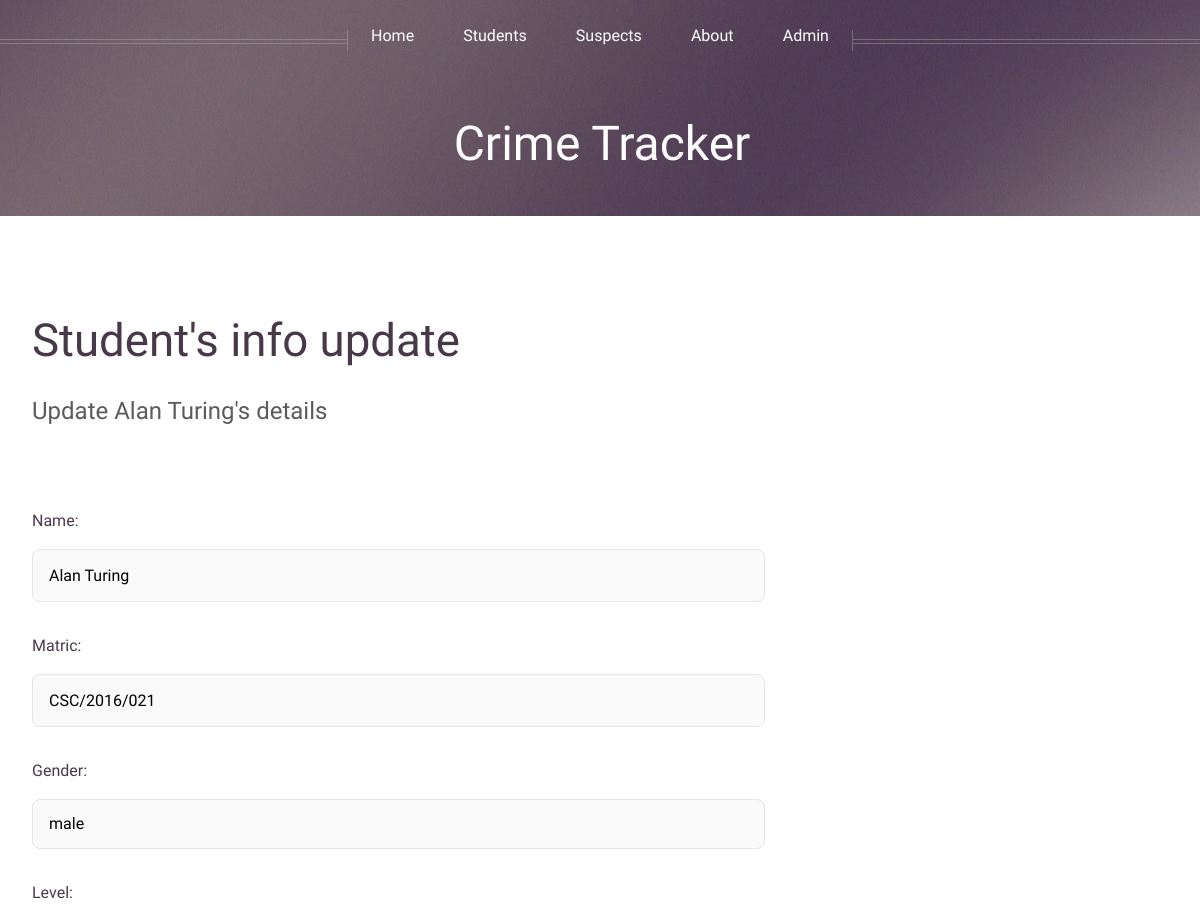
The page /students/update/12/ (upper part) on the database as committed earlier.
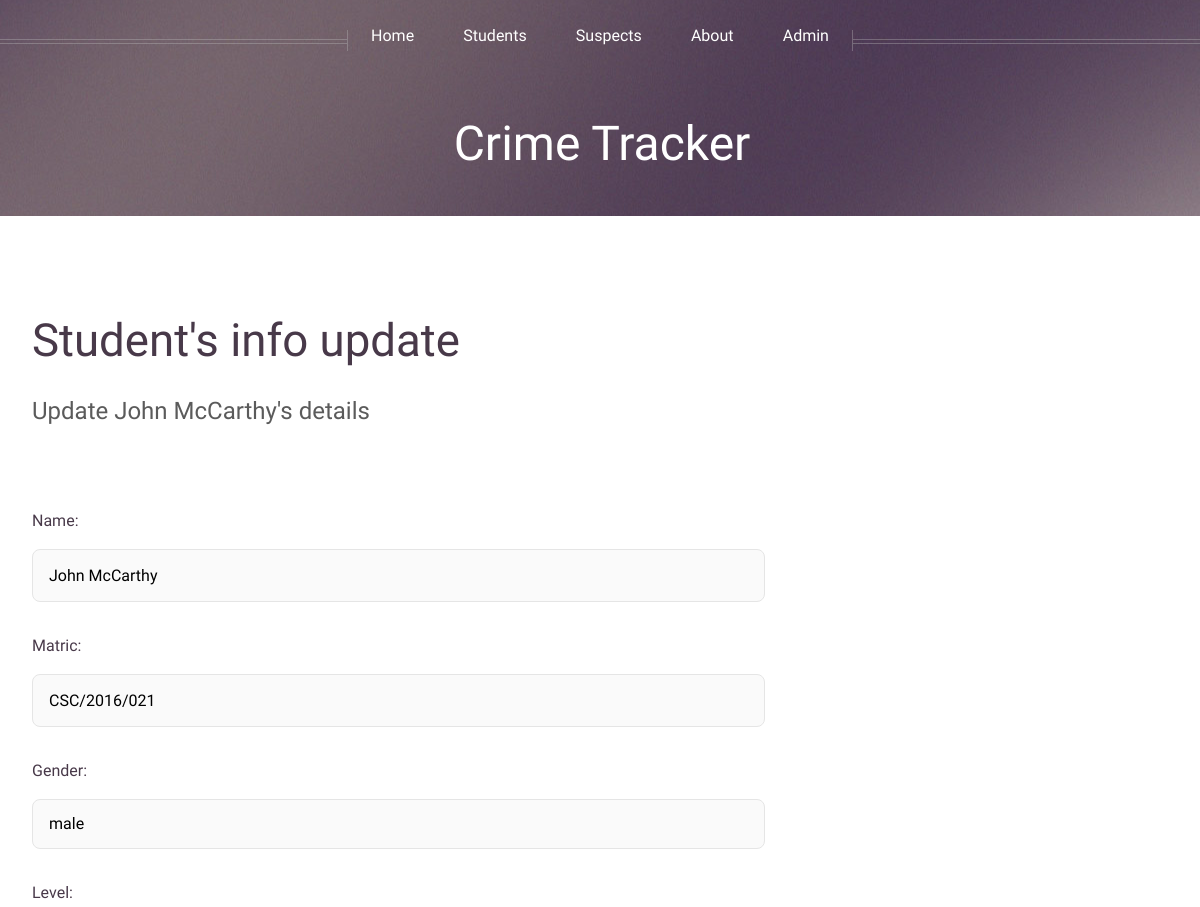
The same page on the database as committed later.
### students/models.py (models this page shows, shortened)
class Student(models.Model):
    name = models.CharField(max_length=255, name='name')
    matric = models.CharField(max_length=13, name='matric')
    GENDER = (('F', 'female'), ('M', 'male'))
    gender = models.CharField(max_length=1, choices=GENDER, name='gender')
    DEPARTMENT = (('ICT', 'Information and Communication Technology'),
                  ('PES', 'Physical and Earth Sciences'),
                  ('BIO', 'Biological Sciences'))
    department = models.CharField(max_length=50, choices=DEPARTMENT, name='department')
    LEVEL = (('100', '100 level'), ('200', '200 level'), ('300', '300 level'),
             ('400', '400 level'), ('500', '500 level'))
    level = models.CharField(max_length=10, choices=LEVEL, name='level')
    UPLOAD_PATH = f'images/{StudentsConfig.name}'
    image = models.ImageField(storage=fs, upload_to=UPLOAD_PATH, default='', name='image')

### students/views.py (the view)
# urls.py: path('update/<int:pk>/', views.StudentUpdate.as_view(), name='update'),
class StudentUpdate(UpdateView):
    template_name = 'students/update.html'
    model = Student
    fields = ['name', 'matric', 'gender', 'level', 'department', 'image']

### students/templates/students/update.html (shortened to what this page needs)
{% extends 'public/_layouts/_rightbar.html' %}
{% block body %}
  <div class="wrapper style1">
    <div class="container">
      <div class="row 200%">
        <div class="8u 12u(mobile)">
          <article id="main">
            <header>
              <h2><a href="">Student's info update</a></h2>
              <p>Update {{ student.name }}'s details</p>
            </header>
            <form action="" method="POST" class="uniform" enctype="multipart/form-data">
              {% include 'students/_includes/_form.html' %}
            </form>
          </article>
        </div>
        <div class="4u 12u(mobile)" id="sidebar">
        </div>
      </div>
    </div>
  </div>
{% endblock %}

### public/templates/public/_layouts/_rightbar.html (shortened to what this page needs)
<!doctype html>
<html lang="en">
<head>
  {% load staticfiles %}
  <link href="{% static 'css/main.css' %}" rel="stylesheet">
</head>
<body class="right-sidebar">
<div id="page-wrapper">
  <div id="header">
    {% include 'public/_includes/_nav.html' %}
    {% include 'public/_includes/_landing.html' %}
  </div>
  {% block body %}
  {% endblock %}
{% include 'public/_includes/_footer.html' %}

### public/templates/public/_includes/_nav.html
<nav id="nav">
  <ul>
    <li><a href="{% url 'public:index' %}">Home</a></li>
    <li><a href="{% url 'students:index' %}">Students</a></li>
    <li><a href="{% url 'suspects:index' %}">Suspects</a></li>
    <li><a href="{% url 'public:about' %}">About</a></li>
    <li><a href="/admin">Admin</a></li>
  </ul>
</nav>

### public/templates/public/_includes/_landing.html
<div class="inner">
  <header>
    <h1><a href="{% url 'suspects:index' %}" id="logo">Crime Tracker</a></h1>
  </header>
</div>

### students/templates/students/_includes/_form.html (shortened to what this page needs)
<ul>
  {% for field in form %}
    <li class="form-group">
      <section>
        <label for="{{ field.id }}">{{ field.label_tag }}</label>
        {{ field }}
      </section>
    </li>
  {% endfor %}
</ul>

### public/templates/public/_includes/_footer.html (shortened to what this page needs)
</div>
{% load staticfiles %}
</body>
</html>

Rows that differ between the two databases and show on the page:
changed Student "male": name "Alan Turing" → "John McCarthy"
